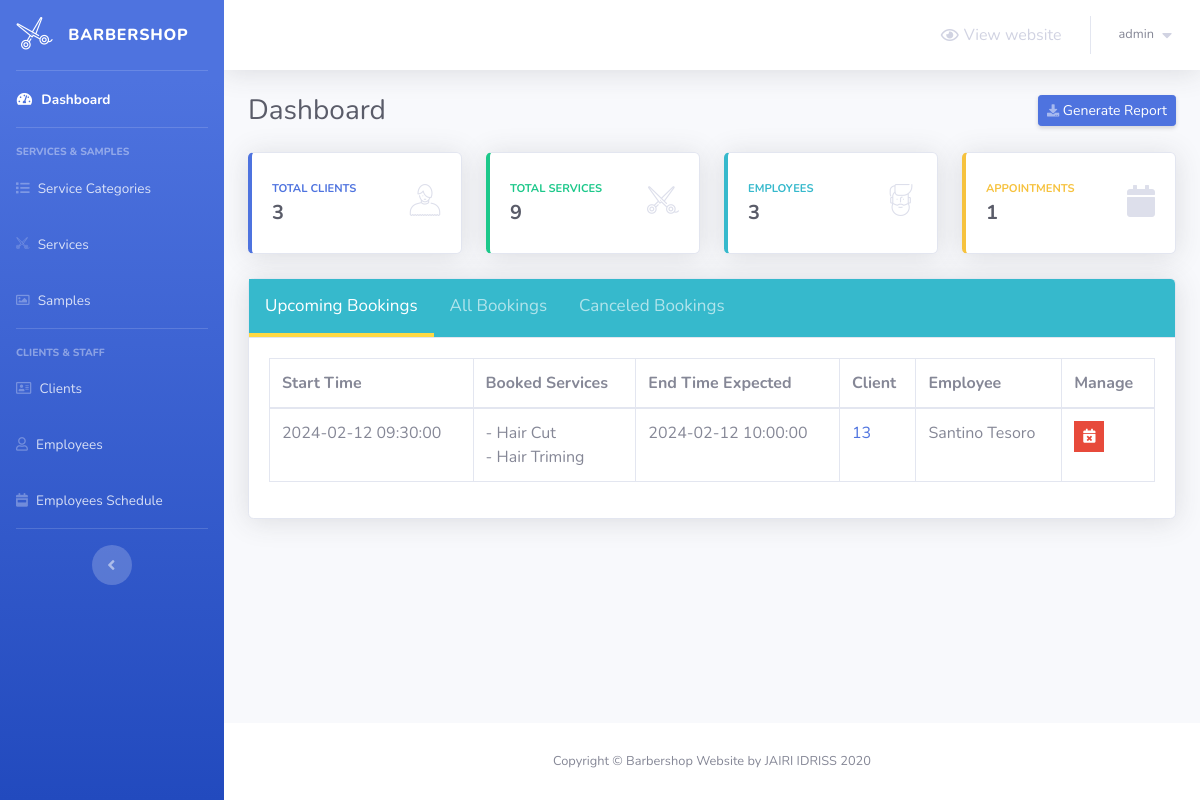
The page /barber-admin/index.php (signed in) on the database its author committed.
### tables this page shows
CREATE TABLE `appointments` (
  `appointment_id` int(5) NOT NULL,
  `date_created` timestamp NOT NULL DEFAULT '0000-00-00 00:00:00',
  `client_id` int(5) NOT NULL,
  `employee_id` int(2) NOT NULL,
  `start_time` timestamp NOT NULL DEFAULT '0000-00-00 00:00:00',
  `end_time_expected` timestamp NOT NULL DEFAULT '0000-00-00 00:00:00',
  `canceled` tinyint(1) NOT NULL DEFAULT 0,
  `cancellation_reason` text DEFAULT NULL
);

CREATE TABLE `services` (
  `service_id` int(5) NOT NULL,
  `service_name` varchar(50) NOT NULL,
  `service_description` varchar(255) NOT NULL,
  `service_price` decimal(6,2) NOT NULL,
  `service_duration` int(5) NOT NULL,
  `category_id` int(2) NOT NULL
);

CREATE TABLE `clients` (
  `client_id` int(5) NOT NULL,
  `first_name` varchar(30) NOT NULL,
  `last_name` varchar(30) NOT NULL,
  `phone_number` varchar(30) NOT NULL,
  `client_email` varchar(50) NOT NULL
);

CREATE TABLE `employees` (
  `employee_id` int(2) NOT NULL,
  `first_name` varchar(20) NOT NULL,
  `last_name` varchar(20) NOT NULL,
  `phone_number` varchar(30) NOT NULL,
  `email` varchar(50) NOT NULL
);

### barber-admin/Includes/functions/functions.php (called while the page is built, shortened)
<?php
    function countItems($item,$table)
	{
		global $con;
		$stat_ = $con->prepare("SELECT COUNT($item) FROM $table");
		$stat_->execute();
		return $stat_->fetchColumn();
	}

### barber-admin/index.php (the view, shortened to what this page needs)
<?php
	if(isset($_SESSION['username_barbershop_Xw211qAAsq4']) && isset($_SESSION['password_barbershop_Xw211qAAsq4']))
	{
        include 'connect.php';
        include 'Includes/functions/functions.php';
        include 'Includes/templates/header.php';
?>
	<div class="container-fluid">
		<div class="d-sm-flex align-items-center justify-content-between mb-4">
			<h1 class="h3 mb-0 text-gray-800">Dashboard</h1>
			<a href="#" class="d-none d-sm-inline-block btn btn-sm btn-primary shadow-sm">
				<i class="fas fa-download fa-sm text-white-50"></i>
				Generate Report
			</a>
		</div>
		<div class="row">
			<div class="col-xl-3 col-md-6 mb-4">
				<div class="card border-left-primary shadow h-100 py-2">
					<div class="card-body">
				  		<div class="row no-gutters align-items-center">
							<div class="col mr-2">
					  			<div class="text-xs font-weight-bold text-primary text-uppercase mb-1">
					  				Total Clients
					  			</div>
					  			<div class="h5 mb-0 font-weight-bold text-gray-800"><?php echo countItems("client_id","clients")?></div>
							</div>
							<div class="col-auto">
					  			<i class="bs bs-boy fa-2x text-gray-300"></i>
							</div>
				  		</div>
					</div>
			  	</div>
			</div>
			<div class="col-xl-3 col-md-6 mb-4">
				<div class="card border-left-success shadow h-100 py-2">
					<div class="card-body">
				  		<div class="row no-gutters align-items-center">
							<div class="col mr-2">
					  			<div class="text-xs font-weight-bold text-success text-uppercase mb-1">
					  				Total Services
					  			</div>
					  			<div class="h5 mb-0 font-weight-bold text-gray-800"><?php echo countItems("service_id","services")?></div>
							</div>
							<div class="col-auto">
					  			<i class="bs bs-scissors-1 fa-2x text-gray-300"></i>
							</div>
				  		</div>
					</div>
			  	</div>
			</div>
			<div class="col-xl-3 col-md-6 mb-4">
				<div class="card border-left-info shadow h-100 py-2">
					<div class="card-body">
				  		<div class="row no-gutters align-items-center">
							<div class="col mr-2">
					  			<div class="text-xs font-weight-bold text-info text-uppercase mb-1">
					  				Employees
					  			</div>
					  			<div class="row no-gutters align-items-center">
									<div class="col-auto">
						  				<div class="h5 mb-0 mr-3 font-weight-bold text-gray-800"><?php echo countItems("employee_id","employees")?></div>
									</div>
					  			</div>
							</div>
							<div class="col-auto">
					  			<i class="bs bs-man fa-2x text-gray-300"></i>
							</div>
				  		</div>
					</div>
			  	</div>
			</div>
			<div class="col-xl-3 col-md-6 mb-4">
				<div class="card border-left-warning shadow h-100 py-2">
					<div class="card-body">
				  		<div class="row no-gutters align-items-center">
							<div class="col mr-2">
					  			<div class="text-xs font-weight-bold text-warning text-uppercase mb-1">
					  				Appointments
					  			</div>
					  			<div class="h5 mb-0 font-weight-bold text-gray-800"><?php echo countItems("appointment_id","appointments")?></div>
							</div>
							<div class="col-auto">
					  			<i class="fas fa-calendar fa-2x text-gray-300"></i>
							</div>
				 		</div>
					</div>
			  	</div>
			</div>
		</div>
        <div class="card shadow mb-4">
            <div class="card-header tab" style="padding: 0px !important;background: #36b9cc!important">
            	<button class="tablinks active" onclick="openTab(event, 'Upcoming')">
            		Upcoming Bookings
            	</button>
                <button class="tablinks" onclick="openTab(event, 'All')">
                	All Bookings
                </button>
                <button class="tablinks" onclick="openTab(event, 'Canceled')">
                	Canceled Bookings
                </button>
            </div>
            <div class="card-body">
            	<div class="table-responsive">
                	<table class="table table-bordered tabcontent" id="Upcoming" style="display:table" width="100%" cellspacing="0">
                  		<thead>
                                <tr>
                                    <th>
                                        Start Time
                                    </th>
                                    <th>
                                        Booked Services
                                    </th>
                                    <th>
                                        End Time Expected
                                    </th>
                                    <th>
                                        Client
                                    </th>
                                    <th>
                                        Employee
                                    </th>
                                    <th>
                                        Manage
                                    </th>
                                </tr>
                            </thead>
                            <tbody>
                                <?php
                                    $stmt = $con->prepare("SELECT *
                                                    FROM appointments a , clients c
                                                    where start_time >= ?
                                                    and a.client_id = c.client_id
                                                    and canceled = 0
                                                    order by start_time;
                                                    ");
                                    $stmt->execute(array(date('Y-m-d H:i:s')));
                                    $rows = $stmt->fetchAll();
                                    $count = $stmt->rowCount();
                                    if($count == 0)
                                    {
                                        echo "<tr>";
                                            echo "<td colspan='5' style='text-align:center;'>";
                                                echo "List of your upcoming bookings will be presented here";
                                            echo "</td>";
                                        echo "</tr>";
                                    }
                                    else
                                    {
                                        foreach($rows as $row)
                                        {
                                            echo "<tr>";
                                                echo "<td>";
                                                    echo $row['start_time'];
                                                echo "</td>";
                                                echo "<td>";
                                                    $stmtServices = $con->prepare("SELECT service_name
                                                            from services s, services_booked sb
                                                            where s.service_id = sb.service_id
                                                            and appointment_id = ?");
                                                    $stmtServices->execute(array($row['appointment_id']));
                                                    $rowsServices = $stmtServices->fetchAll();
                                                    foreach($rowsServices as $rowsService)
                                                    {
                                                        echo "- ".$rowsService['service_name'];
                                                        if (next($rowsServices)==true)  echo " <br> ";
                                                    }
                                                echo "</td>";
                                                echo "<td>";
                                                    echo $row['end_time_expected'];
                                                echo "</td>";
                                                echo "<td>";
                                                    echo "<a href = #>";
                                                        echo $row['client_id'];
                                                    echo "</a>";
                                                echo "</td>";
                                                echo "<td>";
                                                    $stmtEmployees = $con->prepare("SELECT first_name,last_name
                                                            from employees e, appointments a
                                                            where e.employee_id = a.employee_id
                                                            and a.appointment_id = ?");
                                                    $stmtEmployees->execute(array($row['appointment_id']));
                                                    $rowsEmployees = $stmtEmployees->fetchAll();
                                                    foreach($rowsEmployees as $rowsEmployee)
                                                    {
                                                        echo $rowsEmployee['first_name']." ".$rowsEmployee['last_name'];
                                                    }
                                                echo "</td>";
                                                echo "<td>";
                                                	$cancel_data = "cancel_appointment_".$row["appointment_id"];
                                               		?>
                                               		<ul class="list-inline m-0">
                                                        <li class="list-inline-item" data-toggle="tooltip" title="Cancel Appointment">
                                                            <button class="btn btn-danger btn-sm rounded-0" type="button" data-toggle="modal" data-target="#<?php echo $cancel_data; ?>" data-placement="top">
                                                                <i class="fas fa-calendar-times"></i>
                                                            </button>
                                                        </li>
                                                    </ul>
                                               		<?php
                                                echo "</td>";
                                            echo "</tr>";
                                        }
                                    }
                                ?>
                            </tbody>
                	</table>
              	</div>
            </div>
        </div>
	</div>
<?php
		include 'Includes/templates/footer.php';
	}
	else
    {
    	header('Location: login.php');
        exit();
    }
?>

### barber-admin/Design/css/main.css (style rules this page uses)
.tab button.active { color: #fff; border-bottom: 4px solid #ffd943; }
.tab button { background: inherit; color: #ffffff9c; float: left; border: none; outline: none; cursor: pointer; padding: 14px 16px; transition: 0.3s; font-size: 17px; border-bottom: 4px solid transparent; }
.tabcontent { display: none; }

### rows shown on the page
appointments: start_time "2024-02-12 09:30:00", end_time_expected "2024-02-12 10:00:00", client.client_id "13"
services: service_name "Hair Cut"
services: service_name "Hair Triming"
employees: first_name "Santino", last_name "Tesoro"

### other values the page prints
$_SESSION['username_barbershop_Xw211qAAsq4'] "admin"
countItems("client_id","clients") "3"
countItems("service_id","services") "9"
countItems("employee_id","employees") "3"
countItems("appointment_id","appointments") "1"
